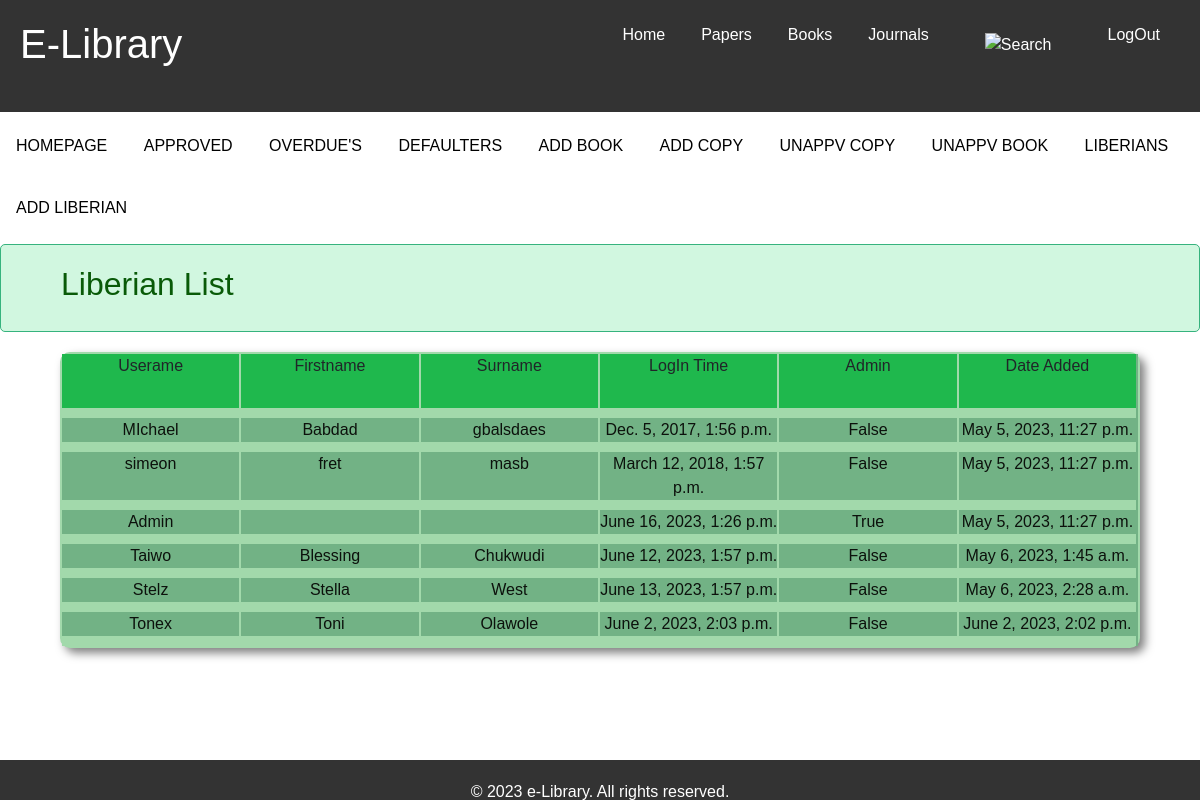
/liberianlist/ (signed in), run on the app's committed database.
### libraryhelper/models.py (models this page shows)
class Liberian(models.Model):
    class Gender(models.TextChoices):
        Male = 'M', ('Male')
        Female = 'F', ('Female')
    user = models.OneToOneField(uuser, on_delete=models.CASCADE)
    dob = models.DateField()
    address = models.TextField(max_length=200,blank=True)
    bio = models.TextField(max_length=200,blank=True)
    gender = models.CharField(
        max_length=2,
        choices=Gender.choices,
        default=Gender.Male,
    )
    nin = models.CharField(max_length=200,blank=True)
    isAdmin = models.BooleanField(default=False)
    profileimg =  models.ImageField(default='./blank-profile-picture-circle-hd.png',upload_to="libraryhelper/images")
    last_log = models.DateTimeField(blank=True,null=True)
    dateadded = models.DateTimeField(auto_now_add=True)

### libraryhelper/views.py (the view)
# urls.py: path('liberianlist/', views.liberianlist, name="liberianlist"),
@login_required
def liberianlist(request):
    for i in Liberian.objects.all():
        if i.user.last_login:
            lastlog = i.user.last_login
            treshold = datetime.combine(datetime.today(), time(7, 30, tzinfo=timezone.get_current_timezone()))
            if lastlog and lastlog > treshold:
                if i.last_log < treshold:
                    i.last_log = lastlog
                    i.save()
            """ The code in the comment is to show that i.save() is working and the
            if condition is working"""
    alllib = Liberian.objects.all()
    return render(request, 'libraryhelper/alllib.html', {'alllib':alllib})

### libraryhelper/templates/libraryhelper/alllib.html (shortened to what this page needs)
{% extends "libraryhelper/bookdetail.html" %}
{% load static %}
{% block customcss %}
<link rel="stylesheet" type="text/css" href="{% static 'CSS/homepage.css' %}">
<link rel="stylesheet" href="{% static 'fontawesome-free-5.15.4-web/css/all.css' %}">
{% endblock %}
{% block slider %}
<nav class="home">
    <ul class="homeul">
        <li class="homeli"><a href="{% url 'home' %}">HOMEPAGE</a></li>
        <li class="homeli"><a href="{% url 'approve' %}">APPROVED</a></li>
        <li class="homeli"><a href="{% url 'overdue' %}">OVERDUE'S</a></li>
        <li class="homeli"><a href="{% url 'defaulters' %}">DEFAULTERS</a></li>
        <li class="homeli"><a href="{% url 'addbook' %}">ADD BOOK</a></li>
        <li class="homeli"><a href="{% url 'addcopy' %}">ADD COPY</a></li>
        <li class="homeli"><a href="{% url 'approvecopylist' %}">UNAPPV COPY</a></li>
        <li class="homeli"><a href="{% url 'approvebooklist' %}">UNAPPV BOOK</a></li>
        <li class="homeli"><a href="{% url 'liberianlist' %}">LIBERIANS</a></li>
        <li class="homeli"><a href="{% url 'addliberian' %}">ADD LIBERIAN</a></li>
    </ul>
</nav>
<div class="alert">
    <h2>Liberian List</h2>
</div>
<section>{% if alllib.count < 1 %} <p>No Liberian Registered yet</p> {% endif %}
        {% if alllib %}
        <div class="top">
            <li>Userame</li>
            <li>Firstname</li>
            <li>Surname</li>
            <li>LogIn Time</li>
            <li>Admin</li>
            <li>Date Added</li>
        </div>
        <div class="bodi">
            {% for book in alllib %}
            <li><a href="{% url 'liberianinfo' book.id %}">{{book.user.username}}</a></li>
            <li><a href="{% url 'liberianinfo' book.id %}">{{book.user.first_name}}</a></li>
            <li><a href="{% url 'liberianinfo' book.id %}">{{book.user.last_name}}</a></li>
            <li><a href="{% url 'liberianinfo' book.id %}">{{book.last_log}}</a></li>
            <li><a href="{% url 'liberianinfo' book.id %}">{{book.isAdmin}}</a></li>
            <li><a href="{% url 'liberianinfo' book.id %}">{{book.dateadded}}</a></li>
            {% endfor %}
        </div>
        {% endif%}
</section>
{% endblock %}

### libraryhelper/static/CSS/home.css (style rules this page uses)
* { margin: 0; padding: 0; box-sizing: border-box; }
body { font-family: Arial, sans-serif; }
nav { background-color: #333; display: inline; height: 5vh; z-index: 2; margin: auto; color: white; }
section { margin-bottom: 50px; width: 100%; }
h2 { margin-top: 0; }
ul { list-style: none; margin: 0; padding: 0; }
li { margin-bottom: 10px; }

### libraryhelper/static/CSS/homepage.css (style rules this page uses)
.home { width: 100%; background-color: #f2f2f2; }
.homeul { list-style-type: none; margin: 0; padding: 0; overflow: hidden; }
.homeli { display: inline-block; }
.homeli a { display: block; color: black; text-align: center; padding: 14px 16px; text-decoration: none; }
.alert { width: 100%; margin: 0 auto 20px auto; background-color: #d1f7e0; color: #095a08; padding: 20px; padding-left: 5%; margin-bottom: 20px; border: 1px solid #36b37e; border-radius: 5px; }
section { border: 2px solid #a2d9ab; width: 90%; display: flex; flex-direction: column; margin: 0 auto 20px auto; border-radius: 10px; background-color: #d2f2e0; box-shadow: 5px 5px 10px rgba(0, 0, 0, 0.5); justify-content: space around; }
.top, .bodi { display: flex; flex-wrap: wrap; flex-direction: row; width: 100%; justify-content: space-between; text-align: center; background-color: #a2d9ab; border-right: 2px solid #72b285; }
.top { height: 8vh; }
.top li, .bodi li { width: 16.5%; list-style: none; display: inline; }
.top li { background-color: #1fb84d; }
.bodi li { background-color: #72b285; }
a { text-decoration: None; color: #0c110c; }

### data on the page
Liberian: user.username "MIchael", user.first_name "Babdad", user.last_name "gbalsdaes", last_log "Dec. 5, 2017, 1:56 p.m.", isAdmin "False", dateadded "May 5, 2023, 11:27 p.m."
Liberian: user.username "simeon", user.first_name "fret", user.last_name "masb", last_log "March 12, 2018, 1:57 p.m.", isAdmin "False", dateadded "May 5, 2023, 11:27 p.m."
Liberian: user.username "Admin", last_log "June 16, 2023, 1:26 p.m.", isAdmin "True", dateadded "May 5, 2023, 11:27 p.m."
Liberian: user.username "Taiwo", user.first_name "Blessing", user.last_name "Chukwudi", last_log "June 12, 2023, 1:57 p.m.", isAdmin "False", dateadded "May 6, 2023, 1:45 a.m."
Liberian: user.username "Stelz", user.first_name "Stella", user.last_name "West", last_log "June 13, 2023, 1:57 p.m.", isAdmin "False", dateadded "May 6, 2023, 2:28 a.m."
Liberian: user.username "Tonex", user.first_name "Toni", user.last_name "Olawole", last_log "June 2, 2023, 2:03 p.m.", isAdmin "False", dateadded "June 2, 2023, 2:02 p.m."
